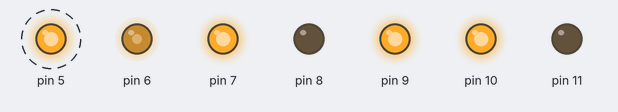
This program was run on a simulated Arduino Uno, built with avr-gcc and run on an emulated ATmega328P. Parts: output pins drawn as LEDs (lit = HIGH). Dashed ring = blinking.

Above: at 0.2 s.
At 6.2 s:
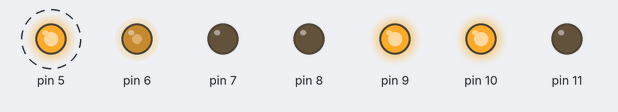
Timing chart, 0 to 9.1 s (numbered marks = the images above):
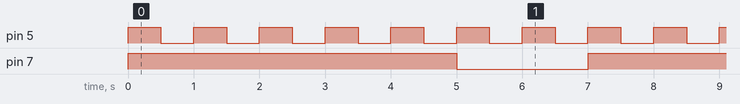

Measured:
- by itself, pin 5: alternates HIGH for 0.50 s and LOW for 0.50 s
- by itself, pin 7: alternates HIGH for 5.0 s and LOW for 2.0 s

The program:

main.cpp
```cpp
#include <Arduino.h>
#include "Actuadores/Led/LedONOFF/ledonoff.hpp"
#include "Actuadores/Led/LedRGB/ledrgb.hpp"
#include "Actuadores/Rele/ReleTemporizado/reletemporizado.hpp"
#include "Actuadores/Motor/MotorPWM/motorpwm.hpp"
#include "Actuadores/Motor/MotorONOFF/motoronoff.hpp"

bool ledEncendido = true;
LedOnOff ledonoff("MiLed", 5, ledEncendido);
LedRGB ledrgb("MiRGB", 9, 10, 11, true, 255, 255, 0);

ReleTemporizado releTemporizado("MiRele", 7, false, true, 2000, 5000);

MotorPWM motor("MiMotor", 6, false, 128);

MotorOnOff motorOnOff("MiMotorOnOff", 8, false);

const unsigned long intervalo = 500;
unsigned long tiempoPasado = 0;

void setup() {
  ledonoff.begin();
  ledrgb.begin();
  releTemporizado.begin();
  motorOnOff.begin();
  motor.begin();
  motor.encender();
  tiempoPasado = millis();
}

void loop() {
  releTemporizado.actualizar();
  unsigned long tiempoActual = millis();
  if (tiempoActual - tiempoPasado >= intervalo) {
    tiempoPasado = tiempoActual;
    ledEncendido = !ledEncendido;
    if (ledEncendido) {
      ledonoff.encender();
    } else {
      ledonoff.apagar();
    }
  }
}
```

ledonoff.cpp
```cpp
#include <Arduino.h>
#include "ledonoff.hpp"

LedOnOff::LedOnOff(const char* nombre, int pin, bool estado) : Led(nombre, estado){
    this->_pin = pin;
}

void LedOnOff::begin(){
    pinMode(this->_pin, OUTPUT);
    Led::begin();
}

void LedOnOff::encender(){
    digitalWrite(this->_pin, HIGH);
    this->_estado = true;
}

void LedOnOff::apagar(){
    digitalWrite(this->_pin, LOW);
    this->_estado = false;
}
```

ledonoff.hpp
```cpp
#ifndef LEDONOFF_HPP
#define LEDONOFF_HPP

#include "../led.hpp"

class LedOnOff : public Led{
    private:
        int _pin;

    public:
        LedOnOff(const char* nombre, int pin, bool estado);
        void begin() override;
        void encender() override final;
        void apagar() override final;
};

#endif
```

ledrgb.cpp
```cpp
#include "ledrgb.hpp"

LedRGB::LedRGB(const char* nombre, int pinRojo, int pinVerde, int pinAzul,
               bool estado, byte rojo, byte verde, byte azul)
    : Led(nombre, estado) {
    this->_pinRojo = pinRojo;
    this->_pinVerde = pinVerde;
    this->_pinAzul = pinAzul;
    this->_rojo = rojo;
    this->_verde = verde;
    this->_azul = azul;
}

void LedRGB::begin() {
    pinMode(this->_pinRojo, OUTPUT);
    pinMode(this->_pinVerde, OUTPUT);
    pinMode(this->_pinAzul, OUTPUT);
    Led::begin();
}

void LedRGB::encender() {
    analogWrite(this->_pinRojo, this->_rojo);
    analogWrite(this->_pinVerde, this->_verde);
    analogWrite(this->_pinAzul, this->_azul);
    this->_estado = true;
}

void LedRGB::apagar() {
    analogWrite(this->_pinRojo, 0);
    analogWrite(this->_pinVerde, 0);
    analogWrite(this->_pinAzul, 0);
    this->_estado = false;
}

void LedRGB::ajustarColor(byte rojo, byte verde, byte azul) {
    this->_rojo = rojo;
    this->_verde = verde;
    this->_azul = azul;
    if (this->_estado) {
        encender();
    }
}
```

ledrgb.hpp
```cpp
#ifndef LEDRGB_HPP
#define LEDRGB_HPP

#include <Arduino.h>
#include "../led.hpp"

class LedRGB : public Led {
    private:
        int _pinRojo;
        int _pinVerde;
        int _pinAzul;
        byte _rojo;
        byte _verde;
        byte _azul;

    public:
        LedRGB(const char* nombre, int pinRojo, int pinVerde, int pinAzul,
               bool estado, byte rojo, byte verde, byte azul);
        void begin() override;
        void encender() override;
        void apagar() override;
        void ajustarColor(byte rojo, byte verde, byte azul);
};

#endif
```

led.cpp
```cpp
#include <Arduino.h>
#include "led.hpp"

Led::Led(const char* nombre, bool estado) : IActuador(nombre){
    this->_estado = estado;
}

void Led::begin(){
    if(this->_estado){
        encender();
    } else {
        apagar();
    }
}
```

led.hpp
```cpp
#ifndef LED_HPP
#define LED_HPP

#include "../actuador.hpp"

class Led : public IActuador{
    protected:
        bool _estado;
    public:
        Led(const char* nombre, bool estado);
        void begin() override;
        void virtual encender() = 0;
        void virtual apagar() = 0;
};

#endif
```

motoronoff.cpp
```cpp
#include <Arduino.h>
#include "motoronoff.hpp"

MotorOnOff::MotorOnOff(const char* nombre, int pin, bool estado)
    : Motor(nombre, estado) {
    this->_pin = pin;
}

void MotorOnOff::begin() {
    if (this->_estado) {
        encender();
    } else {
        apagar();
    }
    pinMode(this->_pin, OUTPUT);
}

void MotorOnOff::encender() {
    digitalWrite(this->_pin, HIGH);
    this->_estado = true;
}

void MotorOnOff::apagar() {
    digitalWrite(this->_pin, LOW);
    this->_estado = false;
}
```

motoronoff.hpp
```cpp
#ifndef MOTORONOFF_HPP
#define MOTORONOFF_HPP

#include "../motor.hpp"

class MotorOnOff : public Motor {
    private:
        int _pin;
    public:
        MotorOnOff(const char* nombre, int pin, bool estado);
        void begin() override;
        void encender() override;
        void apagar() override;
};

#endif
```

motorpwm.cpp
```cpp
#include "motorpwm.hpp"

MotorPWM::MotorPWM(const char* nombre, int pin, bool estado, byte velocidad)
    : Motor(nombre, estado) {
    this->_pin = pin;
    this->_velocidad = velocidad;
}

void MotorPWM::begin() {
    pinMode(this->_pin, OUTPUT);
    if (this->_estado) {
        encender();
    } else {
        apagar();
    }
}

void MotorPWM::encender() {
    analogWrite(this->_pin, this->_velocidad);
    this->_estado = true;
}

void MotorPWM::apagar() {
    analogWrite(this->_pin, 0);
    this->_estado = false;
}

void MotorPWM::ajustarVelocidad(byte velocidad) {
    this->_velocidad = velocidad;
    if (this->_estado) {
        analogWrite(this->_pin, this->_velocidad);
    }
}
```

motorpwm.hpp
```cpp
#ifndef MOTORPWM_HPP
#define MOTORPWM_HPP

#include <Arduino.h>
#include "../motor.hpp"

class MotorPWM : public Motor {
    private:
        int _pin;
        byte _velocidad;
    public:
        MotorPWM(const char* nombre, int pin, bool estado, byte velocidad);
        void begin() override;
        void encender() override;
        void apagar() override;
        void ajustarVelocidad(byte velocidad);
};

#endif
```

motor.cpp
```cpp
#include "motor.hpp"

Motor::Motor(const char* nombre, bool estado) : IActuador(nombre) {
    this->_estado = estado;
}
```

motor.hpp
```cpp
#ifndef MOTOR_HPP
#define MOTOR_HPP

#include "../actuador.hpp"

class Motor : public IActuador {
    protected:
        bool _estado;
    public:
        Motor(const char* nombre, bool estado);
        virtual void encender() = 0;
        virtual void apagar() = 0;
};

#endif
```

releonoff.cpp
```cpp
#include <Arduino.h>
#include "releonoff.hpp"

ReleOnOff::ReleOnOff(const char* nombre, int pin, bool estado, bool activoEnBajo)
    : Rele(nombre, estado) {
    this->_pin = pin;
    this->_activoEnBajo = activoEnBajo;
}

void ReleOnOff::begin() {
    if (this->_estado) {
        encender();
    } else {
        apagar();
    }
    pinMode(this->_pin, OUTPUT);
}

void ReleOnOff::encender() {
    digitalWrite(this->_pin, this->_activoEnBajo ? LOW : HIGH);
    this->_estado = true;
}

void ReleOnOff::apagar() {
    digitalWrite(this->_pin, this->_activoEnBajo ? HIGH : LOW);
    this->_estado = false;
}
```

releonoff.hpp
```cpp
#ifndef RELEONOFF_HPP
#define RELEONOFF_HPP

#include "../rele.hpp"

class ReleOnOff : public Rele {
    private:
        int _pin;
        bool _activoEnBajo;
    public:
        ReleOnOff(const char* nombre, int pin, bool estado, bool activoEnBajo);
        void begin() override;
        void encender() override;
        void apagar() override;
};

#endif
```

reletemporizado.cpp
```cpp
#include <Arduino.h>
#include "reletemporizado.hpp"

ReleTemporizado::ReleTemporizado(const char* nombre, int pin, bool estado, bool activoEnBajo,
                                unsigned long tiempoOn, unsigned long tiempoOff)
    : ReleOnOff(nombre, pin, estado, activoEnBajo) {
    this->_tiempoOn = tiempoOn;
    this->_tiempoOff = tiempoOff;
    this->_tiempoPasado = 0;
}

void ReleTemporizado::encender() {
    ReleOnOff::encender();
    this->_tiempoPasado = millis();
}

void ReleTemporizado::apagar() {
    ReleOnOff::apagar();
    this->_tiempoPasado = millis();
}

void ReleTemporizado::actualizar() {
    unsigned long tiempoActual = millis();
    unsigned long intervalo = this->_estado ? this->_tiempoOn : this->_tiempoOff;
    if (tiempoActual - this->_tiempoPasado >= intervalo) {
        if (this->_estado) {
            apagar();
        } else {
            encender();
        }
    }
}

void ReleTemporizado::ajustarTiempos(unsigned long tiempoOn, unsigned long tiempoOff) {
    this->_tiempoOn = tiempoOn;
    this->_tiempoOff = tiempoOff;
    this->_tiempoPasado = millis();
}
```

reletemporizado.hpp
```cpp
#ifndef RELETEMPORIZADO_HPP
#define RELETEMPORIZADO_HPP

#include "../ReleONOFF/releonoff.hpp"

class ReleTemporizado : public ReleOnOff {
    private:
        unsigned long _tiempoOn;
        unsigned long _tiempoOff;
        unsigned long _tiempoPasado;
    public:
        ReleTemporizado(const char* nombre, int pin, bool estado, bool activoEnBajo,
                        unsigned long tiempoOn, unsigned long tiempoOff);
        void encender() override;
        void apagar() override;
        void actualizar();
        void ajustarTiempos(unsigned long tiempoOn, unsigned long tiempoOff);
};

#endif
```

rele.cpp
```cpp
#include "rele.hpp"

Rele::Rele(const char* nombre, bool estado) : IActuador(nombre) {
    this->_estado = estado;
}
```

rele.hpp
```cpp
#ifndef RELE_HPP
#define RELE_HPP

#include "../actuador.hpp"

class Rele : public IActuador {
    protected:
        bool _estado;
    public:
        Rele(const char* nombre, bool estado);
        virtual void encender() = 0;
        virtual void apagar() = 0;
};

#endif
```

actuador.cpp
```cpp
#include <Arduino.h>
#include "actuador.hpp"

IActuador::IActuador(const char* nombre) {
    strncpy(this->_nombre, nombre, LARGO_NOMBRE);
    this->_nombre[LARGO_NOMBRE-1] = 0;
}

IActuador::~IActuador(){}
```

actuador.hpp
```cpp
#ifndef ACTUADOR_HPP
#define ACTUADOR_HPP

#define LARGO_NOMBRE 30
class IActuador {
    protected:
        char _nombre[LARGO_NOMBRE];

    public:
        IActuador(const char* nombre);
        virtual ~IActuador();
        virtual void begin() = 0;
};

#endif
```
